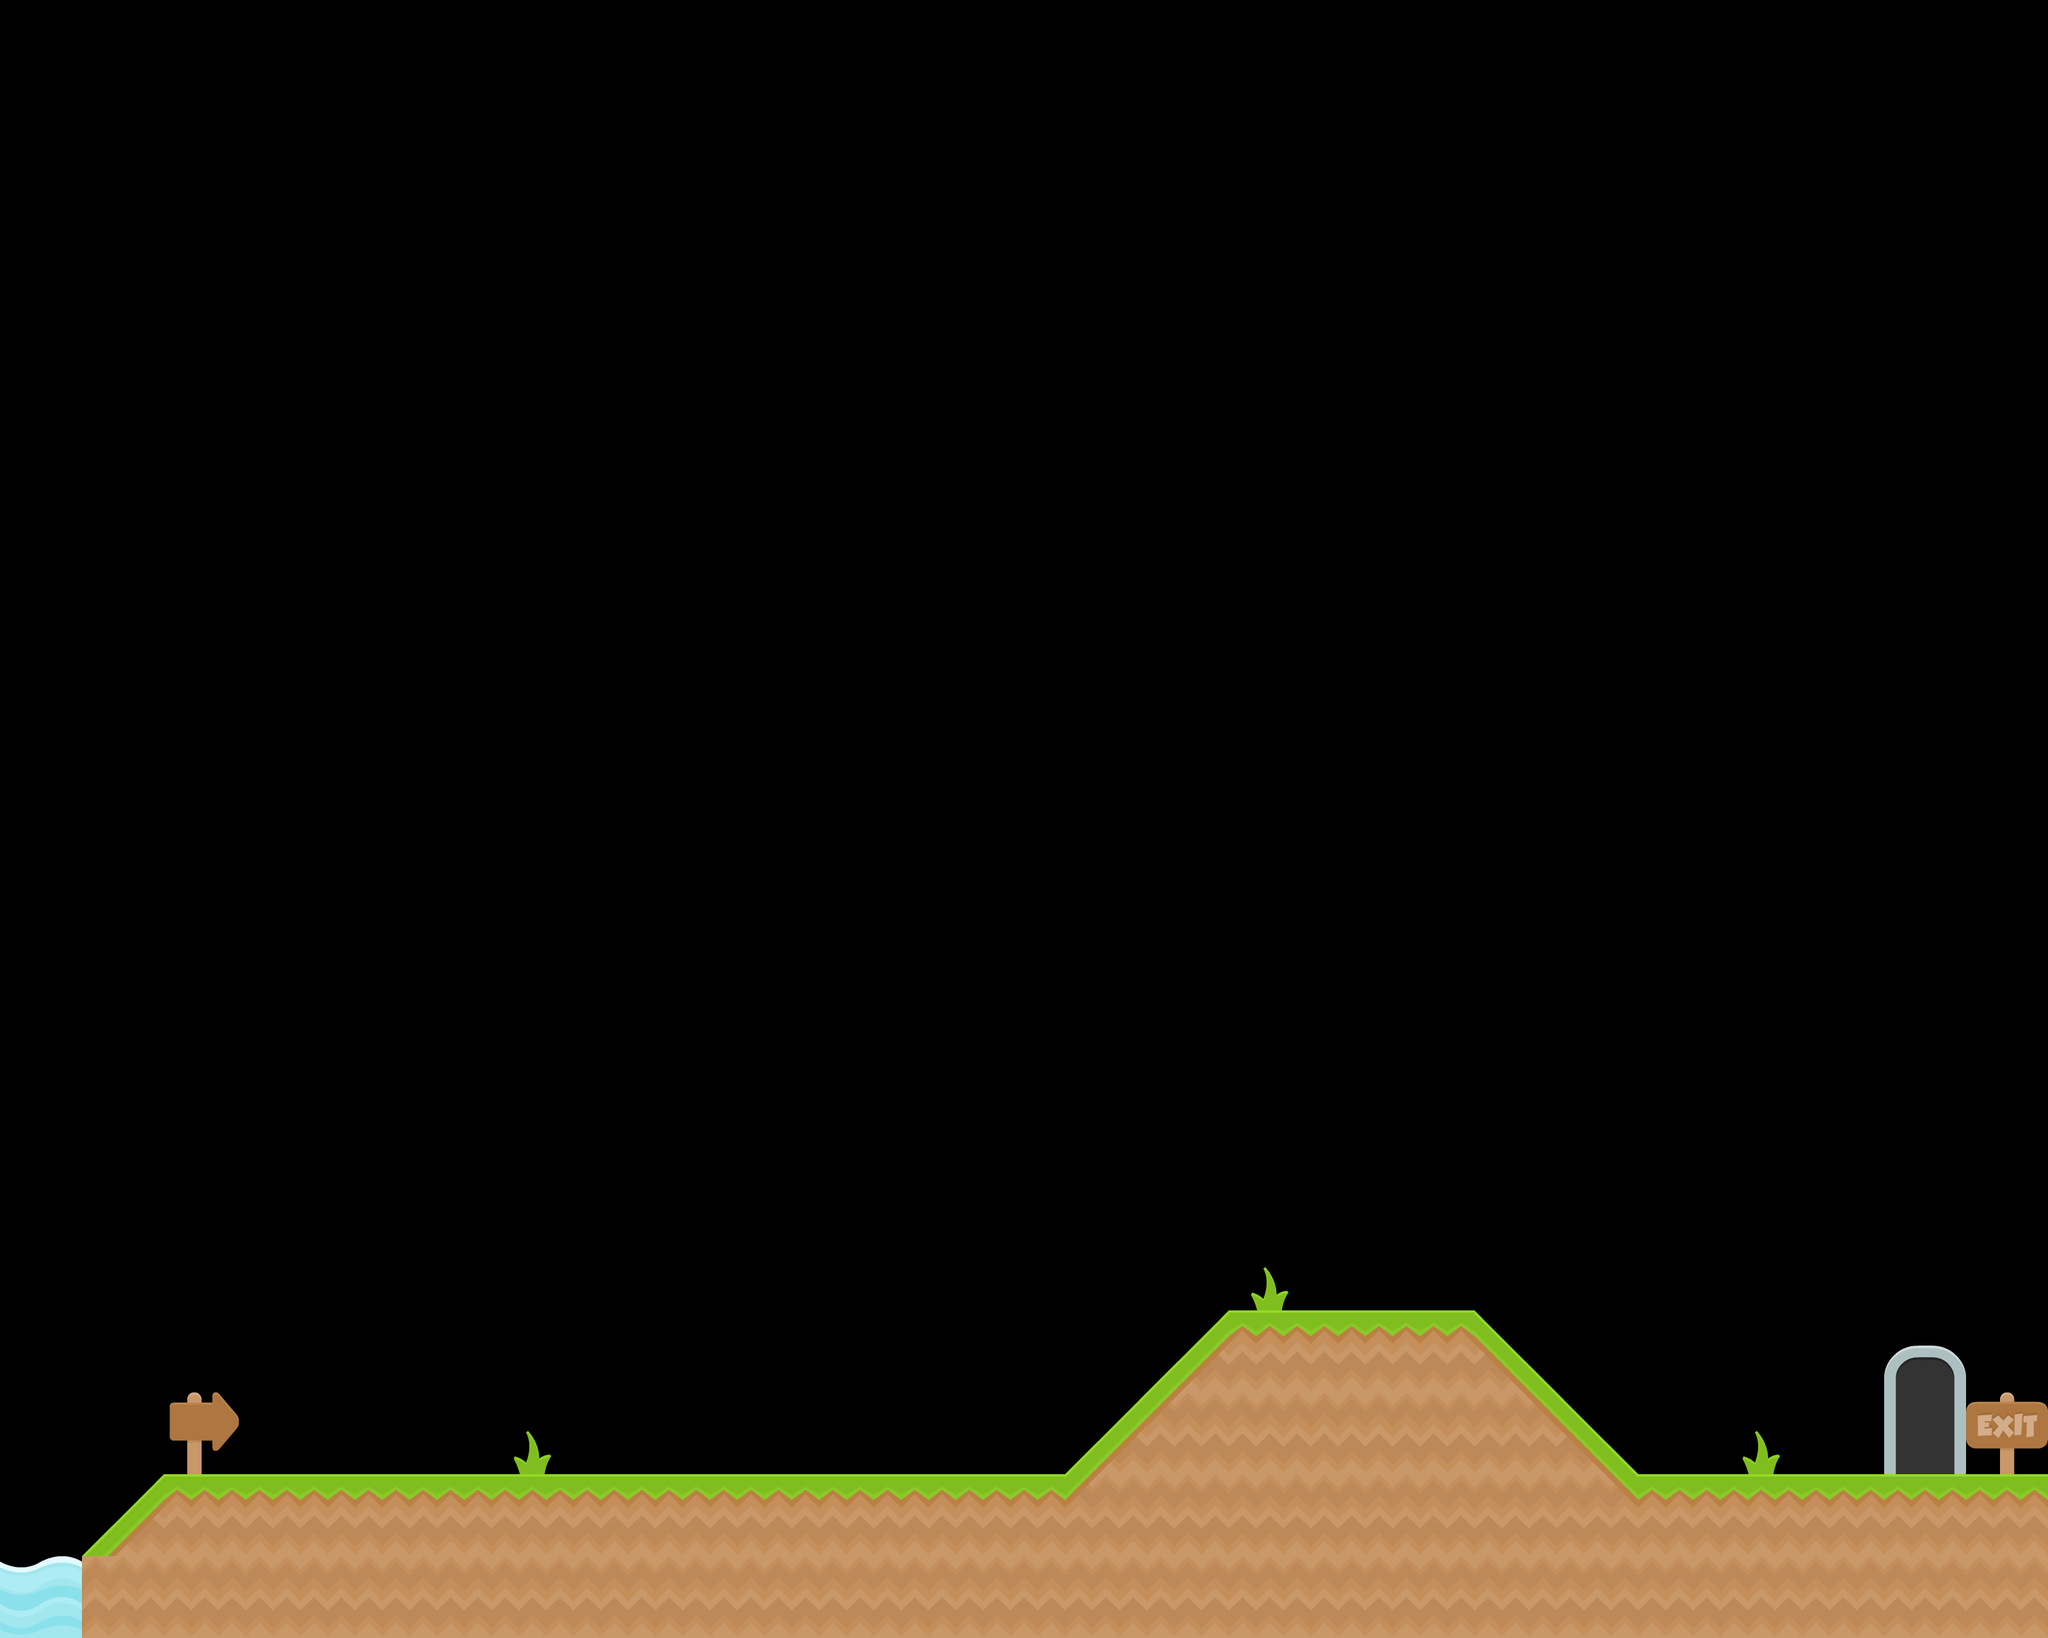

Tiled map render using the project's own tile images. Description and the map definition, with tile-layer contents summarised, below:
An orthogonal 25x20 tile map with 128x128 px tiles, 4 tile layers (ground, ladders, background, goal) and 4 objects.

<map version="1.10" tiledversion="1.10.2" orientation="orthogonal" renderorder="right-down" width="25" height="20" tilewidth="128" tileheight="128" infinite="0" nextlayerid="6" nextobjectid="9">
 <tileset firstgid="1" source="platformer.tsx" />
 <layer id="1" name="ground" width="25" height="20">
  <data>[500 cells, 60 non-empty, 6 distinct tile ids]</data>
 </layer>
 <layer id="2" name="ladders" width="25" height="20">
  <data>[500 cells, 0 non-empty, 0 distinct tile ids]</data>
 </layer>
 <layer id="3" name="background" width="25" height="20">
  <data>[500 cells, 6 non-empty, 4 distinct tile ids]</data>
 </layer>
 <layer id="4" name="goal" width="25" height="20">
  <data>[500 cells, 2 non-empty, 2 distinct tile ids]</data>
 </layer>
 <objectgroup draworder="index" id="5" name="collectables">
  <object id="1" gid="23" x="378.424" y="2315.52" width="128" height="128">
   <properties>
    <property name="bronze_point" type="int" value="1" />
   </properties>
  </object>
  <object id="7" gid="23" x="890.545" y="2160.97" width="128" height="128">
   <properties>
    <property name="bronze_point" type="int" value="1" />
   </properties>
  </object>
  <object id="3" gid="24" x="1648.12" y="2197.33" width="128" height="128">
   <properties>
    <property name="gold_point" type="int" value="5" />
   </properties>
  </object>
  <object id="8" gid="24" x="2487.52" y="1967.03" width="128" height="128">
   <properties>
    <property name="gold_point" type="int" value="5" />
   </properties>
  </object>
 </objectgroup>
</map>
